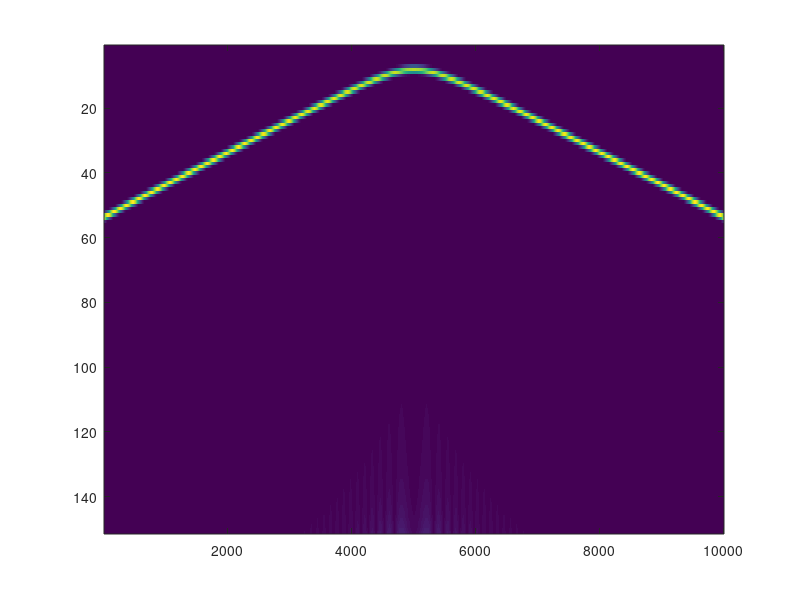

Source code (MATLAB): (Note: this script raises an error after producing the figure.)
function jeppler_hsrsar_backproj
%physical constants
c = 299792458.0;

%define image formation parameters
dx = 0.5; dy=2; dz=0.5;
x = (-10:dx:100);
y = 0:dy:0;
z = 0:dz:100;
doppler_fraction = 0.99; %fraction of full Doppler spectrum to be used for each target - small fraction means lower resolution but faster processing

%define system parameters
fc = 9e8;
fc_band = 30.0e6;
del_fc = 200e3;
fd_samp = 1000.0; %baseband sample rate (Hz)
t_range = [0, 10.0]; %data acquisition time interval

%define geometry
p_t = [0, 0, 30]; %transmitter location
%p_t = [0, 0, 0]; %transmitter location...SIMPLIFIED FOR DEBUGGING
v = [0.0, 100.0, 0.0]; %constant velocity of receiver on train
p_r_0 = [50, -500, 4.5]; %initial position of receiver on train
%p_r_0 = [0, -500, 0]; %initial position of receiver on train ...SIMPLIFIED FOR DEBUGGING
p_s_1 = [0, 0.0, 0.0]; %scatterer 1
%x = p_s_1(1); y = p_s_1(2); z = p_s_1(3);%test one point

%derived values
t = t_range(1): 1/fd_samp:t_range(2);
fc_vec = fc-fc_band/2:del_fc:fc+fc_band/2;
fc_vec = ifftshift(fc_vec);
fc_band = max(fc_vec)-min(fc_vec);

img = zeros(length(x), length(y), length(z));
img = complex(img, img);
alpha=0.0; %random phase offset...not used

%simulate data acquisition
signal = get_signal(p_t, p_s_1,fc_vec,alpha,v, p_r_0, t); %baseband signal per tone
[n_rng, n_az] = size(signal);

%correct for freq. component of FSPL
fc_mat = repmat(fc_vec',1,n_az);
signal = signal.*fc_mat;

%range compression
window = fftshift(hamming(n_rng));
window_mat = repmat(window,1,n_az);
signal_rc = flipud(ifft(window_mat.*signal,[],1)); %range compressed signal ... flip needed due to sign convention of signal phase

%correct for signal component of FSPL
del_rng = c/fc_band; %m
ranges = (0:n_rng-1)*del_rng;
ranges_mat = repmat(ranges',1,n_az);
signal_rc = signal_rc.*ranges_mat;
imagesc(abs(signal_rc));figure(gcf);

%set-up interpolation of range compressed data
signal_rc_ex = [signal_rc' (signal_rc(1,:))']'; %concatenate zero range row to the end to enable wrapped interpolation in the case when the range lies between last and first value
[X, Y] = ndgrid([ranges, ranges(end)+del_rng], t);
GI = griddedInterpolant(X,Y, signal_rc_ex); %set-up interpolation object

%back-projection over image grid
range_interval = n_rng*del_rng;
lambda = c/fc;
del_y_factor = (doppler_fraction/sqrt(1-doppler_fraction^2));
for ii = 1:length(x)
    ii
    for jj = 1:length(y)
        for kk = 1:length(z)
            p_s = [x(ii), y(jj), z(kk)];
            del_xz = sqrt((p_r_0(1) - p_s(1))^2 + (p_r_0(3) - p_s(3))^2); %distance from current scatterer to Rx (assumes y only train velocity)
            del_y = del_y_factor*del_xz;
            t_range_segment = [max((p_s(2) - del_y - p_r_0(2))/v(2), t_range(1)), min((p_s(2) + del_y - p_r_0(2))/v(2), t_range(2))]; %again, train velocity assumed here
            t_segment = t_range_segment(1): 1/fd_samp:t_range_segment(2);
            rTotal_ = r_total(p_t, p_s,v, p_r_0, t_segment);
            rTotal = mod(rTotal_, range_interval);
            %test1 =  exp(complex(0,2*pi*(rTotal)./lambda));
            %test2 = GI(rTotal, t_segment)
            window = hamming(length(t_segment))';
            img(ii,jj,kk) = sum(window.*GI(rTotal, t_segment).*exp(complex(0,-2*pi*(rTotal)./lambda)));
        end
    end
end

%render results for xy, xz, yz planes centered on scatterer
close all;
p_s_1_idx = round((p_s_1 - [x(1), y(1), z(1)])./[dx, dy, dz])+1;
%figure('units','normalized','outerposition',[0 0 1 1]);
figure;
subplot(2,2,1);
imagesc(x,y,abs(squeeze(img(:,:,p_s_1_idx(3)))'));
set(gca,'YDir','normal');
colormap(gray);

subplot(2,2,2);
imagesc(x,z,abs(squeeze(img(:,p_s_1_idx(2),:))'));
set(gca,'YDir','normal');
colormap(gray);

subplot(2,2,3);
imagesc(y,z,abs(squeeze(img(p_s_1_idx(1),:,:))'));
set(gca,'YDir','normal');
colormap(gray);

figure;
imagesc(x,z,abs(squeeze(img(:,p_s_1_idx(2),:))'));
set(gca,'YDir','normal');
colormap(gray);

img_norm = img./max(max(max(abs(img))));
%figure('units','normalized','outerposition',[0 0 1 1]);
%subplot(2,1,1);
%plot(20*log10(abs(img_norm(51,:))));
%subplot(2,1,2);
%plot(20*log10(abs(img_norm(:,51))));
end

%--------------------------------------------------------------------------
function rTotal = r_total(p_t_, p_s_,v, p_r_0, t)
    %Tx, scatterer and Rx positions
    nt = length(t);
    p_t = p_t_'*ones(1,nt);
    p_s = p_s_'*ones(1,nt);
    p_r = p_r_0'*ones(1,nt) + v'*t;

    %two leg vector
    Rts = p_s - p_t;
    Rsr = p_r - p_s;

    %two leg ranges
    Rts_norm = sqrt(Rts(1,:).^2+Rts(2,:).^2+Rts(3,:).^2);
    Rsr_norm = sqrt(Rsr(1,:).^2+Rsr(2,:).^2+Rsr(3,:).^2);
    
    %total range
    rTotal = Rts_norm + Rsr_norm;
end

%--------------------------------------------------------------------------
function signal = get_signal(p_t, p_s, fc, alpha, v, p_r_0, t)
c = 299792458.0;
rTotal = r_total(p_t, p_s, v, p_r_0, t);
signal = zeros(length(fc), length(rTotal));
for i_fc = 1:length(fc)
    lambda = c/fc(i_fc);
    
    % Free space path loss
    FSPL_linear = 1./((4*pi()/c.*rTotal.*fc(i_fc)));
    
    % Received signal
    signal(i_fc, :) = FSPL_linear.*exp(complex(0,alpha + 2*pi*(rTotal)./lambda));
end
end